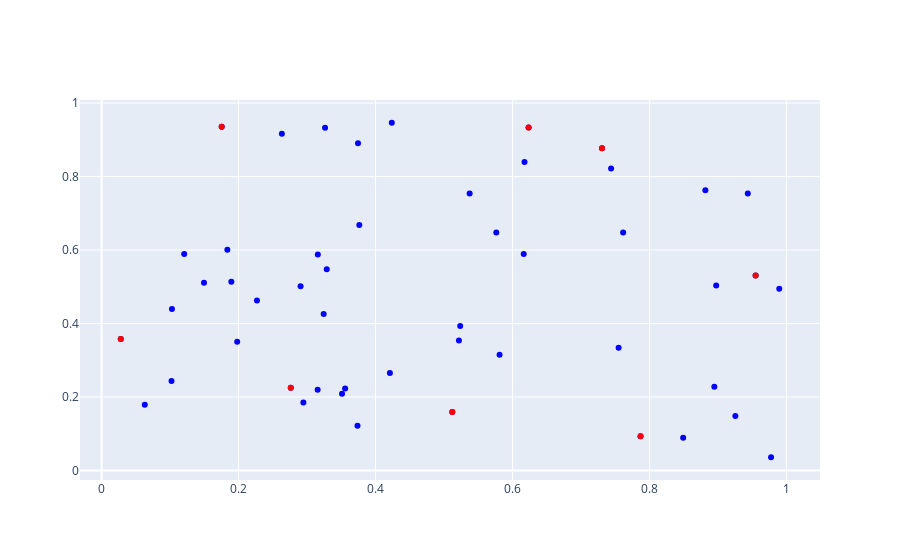

This figure's notebook cell:
### Markdown cell above
Or even the $n$ most outlying points, since often it's nice to know which data we should consider to be outliers

### Code cell
bd.plot_outlying(n=8)
